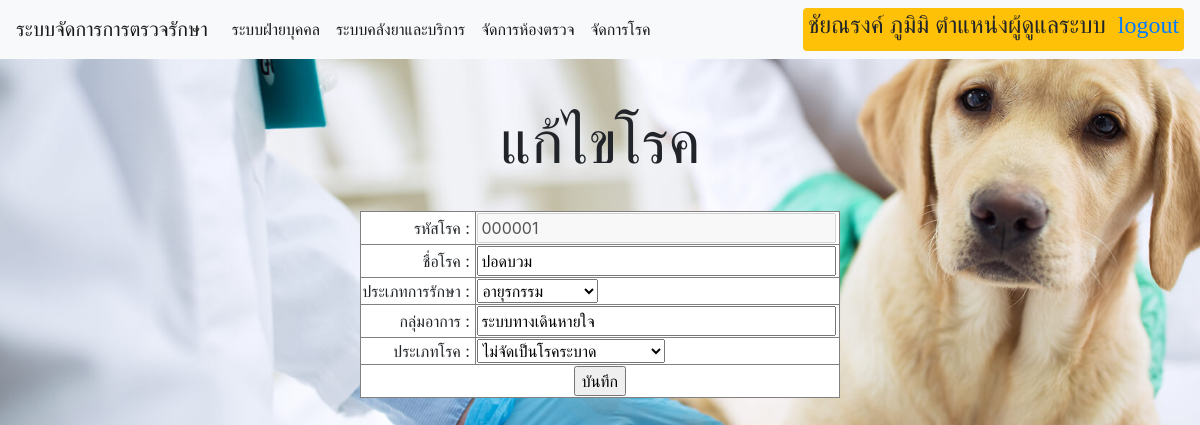
The page /TreatmentManagementProject/admin/ManagediseaseEdit.php?diseaseid=000001 (signed in) on the database its author committed.
### tables this page shows
CREATE TABLE `disease` (
  `DiseaseID` char(6) NOT NULL,
  `Name` varchar(100) NOT NULL,
  `TreatmentType` int(1) DEFAULT NULL,
  `Syndrome` varchar(30) DEFAULT NULL,
  `TypeDisease` int(1) DEFAULT NULL
);

### TreatmentManagementProject/mysql/connect.php (called while the page is built)
<?php
$connect = mysqli_connect($dbhost, $dbuser, $dbpass, $dbname);
mysqli_query($connect, "SET NAMES UTF8");
$result = mysqli_query($connect, $sql);
?>

### TreatmentManagementProject/admin/ManagediseaseEdit.php (the view, shortened to what this page needs)
<?php
require("../mysql/config.php");
$diseaseid = $_REQUEST['diseaseid'];
$sql="select diseaseid,name,treatmenttype,syndrome,typedisease from disease where diseaseid = '$diseaseid'";
               require("../mysql/connect.php");
               $record=mysqli_fetch_array($result)
?>
<!doctype html>
<html lang="en">
  <head>
     <link rel="stylesheet" href="https://stackpath.bootstrapcdn.com/bootstrap/4.3.1/css/bootstrap.min.css">
  </head>
  <body>
 <nav class="navbar navbar-expand-lg navbar-light bg-light">
  <a class="navbar-brand" href="../Main.php">ระบบจัดการการตรวจรักษา</a>
  <div class="collapse navbar-collapse" id="navbarSupportedContent">
    <ul class="navbar-nav mr-auto">
    <li class="nav-item active">
        <a class="nav-link" href="ManageUser.php">ระบบฝ่ายบุคคล <span class="sr-only">(current)</span></a>
      </li>
      <li class="nav-item active">
        <a class="nav-link" href="ManageDrugService.php">ระบบคลังยาและบริการ <span class="sr-only">(current)</span></a>
      </li>
      <li class="nav-item active">
        <a class="nav-link" href="Managetreatmentroom.php">จัดการห้องตรวจ <span class="sr-only">(current)</span></a>
      </li>
      <li class="nav-item active">
        <a class="nav-link" href="Managedisease.php">จัดการโรค <span class="sr-only">(current)</span></a>
      </li>
    </ul>
    <span class = "badge badge-warning" style="font-family: 'TH SarabunPSK';font-weight: bold;"><h4><?php echo $_SESSION['name'] . "&nbsp;ตำแหน่งผู้ดูแลระบบ" ."&nbsp;
    <a href = '../logout.php'>logout</a>" ?></h4></span>
  </div>
</nav>
<br><br>
<h1 align="center" class="head1 ">แก้ไขโรค</h1>
<center>
    <br>
    <div style="width: 80%;">
    <form action="ManagediseaseEditSave.php" method="post">
    <table width = '50%' border = "1"  bgcolor = "#FFFFFF">
            <tr><td colspan="2" align="right">
            รหัสโรค :&nbsp;
            <td colspan="2" align="left">
            <input type="text" size='30' maxlength='6' value="<?php echo $record['diseaseid'] ?>" required disabled>
                </td></tr>
                <tr><td colspan="2" align="right">
            ชื่อโรค :&nbsp;
            <td colspan="2" align="left">
            <input type="text" name="dname" size='30' maxlength='100' value="<?php echo $record['name'] ?>" required>
                </td></tr>
                <tr><td colspan="2" align="right">
            ประเภทการรักษา :&nbsp;
            <td colspan="2" align="left">
            <select name="treatmenttype" required>
               <option value="1" <?=$record['treatmenttype'] == 1 ? ' selected="selected"' : '';?>>อายุรกรรม</option>
               </select>
                </td></tr>
                <tr><td colspan="2" align="right">
            กลุ่มอาการ :&nbsp;
            <td colspan="2" align="left">
            <input type="text" name="syndrome" size='30' maxlength='100' value="<?php echo $record['syndrome'] ?>" required>
                </td></tr>
                <tr><td colspan="2" align="right">
            ประเภทโรค :&nbsp;
            <td colspan="2" align="left">
            <select name="typedisease">
               <option value="">ไม่จัดเป็นโรคระบาด</option>
               </select>
                </td></tr>
                <tr><td colspan="4" align="center"><input type="submit" value="บันทึก"></td></tr>
        </form>
    </div>
    </center>
  </body>
</html>

### TreatmentManagementProject/admin/ManagediseaseEdit.php (style rules this page uses)
body { background-image: url("../background/bg.jpg"); background-repeat: no-repeat; background-size: 120% auto; }
.head1 { font-family: "TH SarabunPSK"; font-size: 60px; }

### rows shown on the page
disease: DiseaseID "000001", dname "ปอดบวม", treatmenttype "อายุรกรรม", syndrome "ระบบทางเดินหายใจ"

### other values the page prints
$_SESSION['name'] "ชัยณรงค์ ภูมิมิ"
